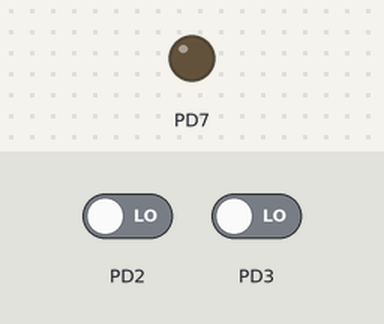
Recording of a program running on a simulated ATmega328P, built with avr-gcc and emulated at 16 MHz. Shown: output pins drawn as LEDs (lit = HIGH). The inputs (shaded band) are chosen by the test bench; at power-on: PD2 LOW, PD3 LOW.

Above: at 1.2 s.
1.3 s: PD2 driven HIGH
At 1.6 s:
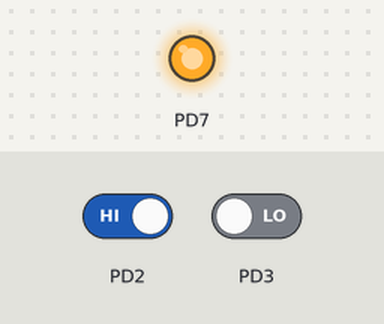
2.8 s: PD3 driven HIGH
At 4.0 s:
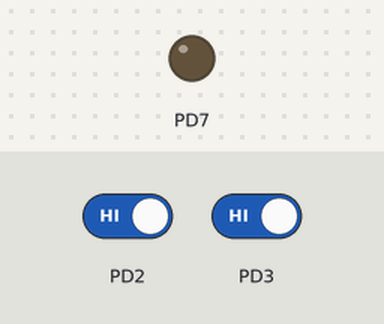
Timing chart, 0 to 5.8 s (numbered marks = the images above; inputs shaded):
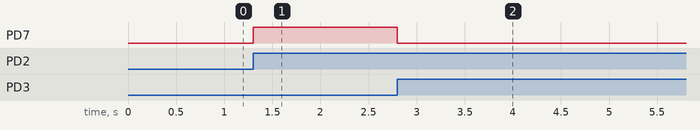

The program:

main.c
```c
/* Der ATmega328P läuft mit einer Frequenz von 16 MHz */
#define F_CPU 16000000L

/* Einbinden der benötigten Bibliotheken */
#include <avr/io.h>
#include <util/delay.h>

int main() {

	/*
	Alle Bits des DataDirectionRegister von Port D
	(DDRD) werden auf LOW gesetzt, sind somit als
	Eingang konfiguriert.
	In Binärschreibweise ist DDRD jetzt: 00000000
	*/
	DDRD = 0x00;

	/*
	Das Bit an 8. Stelle (D7) wird auf Eins
	gesetzt -> Ausgang
	In Binärschreibweise ist DDRD jetzt: 10000000
	*/
	DDRD |= (1 << DDD7);

	/*
	Das Bit an 8. Stelle (D7) von PortD wird jetzt
	auf HIGH gesetzt. Die anderen Bits von Port D
	bleiben unverändert.
	In Binärschreibweise ist PortD jetzt: 1xxxxxxx
	*/
	PORTD &= ~(1 << PORTD7);

	/*
	Das Bit an der 2. Stelle von Port D (DDD2) wird
	auf LOW gesetzt. Wenn diese Bit als Eingang definiert
	ist, wird dadurch der Pull-Up Widerstand deaktiviert.
	In Binärschreibweise ist PortD jetzt: xxxxx0xx
	*/
	PORTD &= ~(1 << PORTD2);

	/*
	Das Bit an der 3. Stelle von Port D (DDD3) wird
	auf LOW gesetzt. Wenn diese Bit als Eingang definiert
	ist, wird dadurch der Pull-Up Widerstand deaktiviert.
	In Binärschreibweise ist PortD jetzt: xxxx0xxx
	*/
	PORTD &= ~(1 << DDD3);

	// Werkstück Counter, zählt wieviele WS sich auf dem Band befinden
	int wsCounter = 0;

	// Flag, ob gerade ein WS sich im Sensorbereich am Bandanfang befindet
	int anfangBelegt = 0;

	// Flag, ob gerade ein WS sich im Sensorbereich am Bandende befindet
	int endeBelegt = 0;

	while(1) {
		// Prüfen, ob der Endlagensensor am Bandanfang aktiv ist
		if( PIND & (1<<PIND2) /* TODO: Prüfen ob PIND2 von PIND HIGH ist */ ) {
			/*
			Prüfen ob anfangBelegt == 0 ist.  Falls ja, dann handelt
			es sich um eine steigende Flanke am Sensor
			*/
			if( anfangBelegt==0/* TODO: abfragen ob anfangBelegt auf 0 ist  */) {
				// Werkstück ist neu am Anfang, daher anfangBelegt setzen
				// TODO: anfangBelegt auf 1 setzen
				anfangBelegt=1;
				// wsCounter um eins hochzählen
				// TODO: wsCounter eins hochzählen
				wsCounter++;
			}
		} else {
			// Es befindet sich kein WS im Anfangsbereich
			anfangBelegt = 0;
		}

		// Prüfen, ob der Endlagensensor am Bandende aktiv ist
		if( PIND & (1<<PIND3)/* TODO: Prüfen ob PIND3 von PIND HIGH ist */ ) {
			// Es befindet sich ein WS im Endbereich, endeBelegt auf 1 setzen
			endeBelegt = 1;
		} else {
			/*
			Falls endeBelegt == 1 ist, dann hat ein Werkstück
			den Sensorbereich am Bandende verlassen.
			endeBelegt wird wieder auf 0 gesetzt
			wsCounter wird eins heruntergezählt (falls wsCounter größer als 0 ist)
			*/
			if(endeBelegt == 1) {
				/* TODO: Logik implementieren */
				endeBelegt=0;
				if (wsCounter>0) {
				wsCounter--;
				}

			}
		}

		if(wsCounter > 0 && endeBelegt == 0) {
			// Förderband vorwärts drehen
			PORTD |= (1 << PORTD7);
		} else {
			// Förderband anhalten
			PORTD &= ~(1 << PORTD7);
		}
	}
}
```

Measured:
- after the input at 1.3 s, PD7: LOW → HIGH at once
- after the input at 2.8 s, PD7: HIGH → LOW at once
